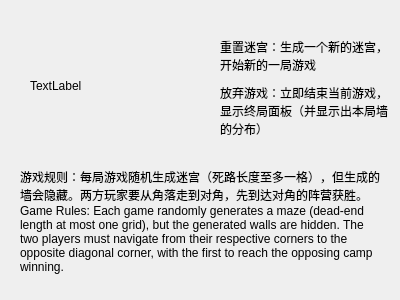
<?xml version="1.0" encoding="UTF-8"?>
<ui version="4.0">
 <class>RuleWindow</class>
 <widget class="QWidget" name="RuleWindow">
  <property name="geometry">
   <rect>
    <x>0</x>
    <y>0</y>
    <width>400</width>
    <height>300</height>
   </rect>
  </property>
  <property name="windowTitle">
   <string>Form</string>
  </property>
  <widget class="QLabel" name="textLB2">
   <property name="geometry">
    <rect>
     <x>20</x>
     <y>160</y>
     <width>361</width>
     <height>121</height>
    </rect>
   </property>
   <property name="text">
    <string>游戏规则：每局游戏随机生成迷宫（死路长度至多一格），但生成的墙会隐藏。两方玩家要从角落走到对角，先到达对角的阵营获胜。Game Rules: Each game randomly generates a maze (dead-end length at most one grid), but the generated walls are hidden. The two players must navigate from their respective corners to the opposite diagonal corner, with the first to reach the opposing camp winning.</string>
   </property>
   <property name="wordWrap">
    <bool>true</bool>
   </property>
  </widget>
  <widget class="QLabel" name="exampleLB">
   <property name="geometry">
    <rect>
     <x>30</x>
     <y>20</y>
     <width>141</width>
     <height>131</height>
    </rect>
   </property>
   <property name="text">
    <string>TextLabel</string>
   </property>
  </widget>
  <widget class="QLabel" name="textLB">
   <property name="geometry">
    <rect>
     <x>220</x>
     <y>30</y>
     <width>171</width>
     <height>51</height>
    </rect>
   </property>
   <property name="text">
    <string>重置迷宫：生成一个新的迷宫，开始新的一局游戏</string>
   </property>
   <property name="scaledContents">
    <bool>false</bool>
   </property>
   <property name="wordWrap">
    <bool>true</bool>
   </property>
  </widget>
  <widget class="QLabel" name="label">
   <property name="geometry">
    <rect>
     <x>220</x>
     <y>80</y>
     <width>171</width>
     <height>61</height>
    </rect>
   </property>
   <property name="text">
    <string>放弃游戏：立即结束当前游戏，显示终局面板（并显示出本局墙的分布）</string>
   </property>
   <property name="wordWrap">
    <bool>true</bool>
   </property>
  </widget>
 </widget>
 <resources/>
 <connections/>
</ui>
